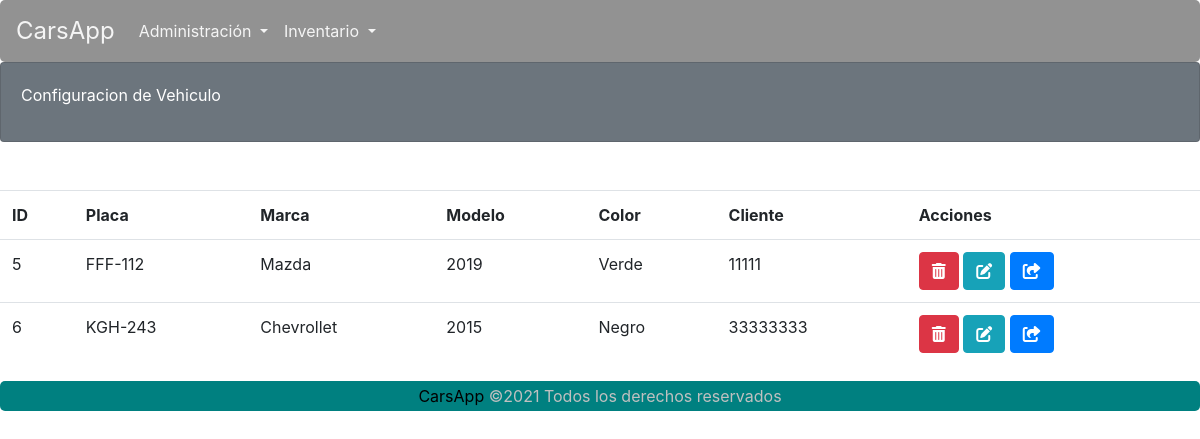
Page /carsapp/vehiculoListar/ on the committed database.
### carsapp/models.py (models this page shows)
class Vehiculo(models.Model):
    id_Vehi = models.AutoField(primary_key=True)
    placa = models.CharField(max_length=7, blank=False, null=False)
    marca = models.CharField(max_length=30, blank=False, null=False)
    modelo = models.CharField(max_length=4, blank=False, null=False)
    color = models.CharField(max_length=30, blank=False, null=False)
    id_Cliente = models.ForeignKey(Lista_Cliente, on_delete=CASCADE, null=True)

class Lista_Cliente(models.Model):
    id_Cliente = models.IntegerField(primary_key=True)
    tipo_Documento = models.CharField(max_length=15, blank=False, null=True)
    tipo_Cliente = models.CharField(max_length=30, blank=False, null=False)
    nombre_Cliente = models.CharField(max_length=30, blank=False, null=False)
    apellido_Cliente = models.CharField(max_length=30, blank=False, null=False)
    email_Cliente = models.EmailField(blank=False, null=False)
    telefono_Cliente = models.CharField(max_length=15, blank=False, null=False)

### carsapp/views.py (the view)
# urls.py: path('vehiculoListar/', views.VehiculoLista.as_view(), name='vehiculoListar'),
class VehiculoLista(ListView):
    template_name = 'carsapp/vehiculoListar.html'
    queryset = Vehiculo.objects.all()
    paginate_by = 7
    def get_context_data(self, **kwargs):
        context = super().get_context_data(**kwargs)
        context['cliente'] = Lista_Cliente.objects.all()
        print(context)
        return context

### carsapp/templates/carsapp/vehiculoListar.html (shortened to what this page needs)
{% extends 'carsapp/base.html' %}
{% load static %}
{% block contenedor %}
<div class="card text-white bg-secondary">
    <div class="card-body">
        <div>
            Configuracion de Vehiculo
        </div>
    </div>
</div>
    <br>
    <br />
    {% if object_list %}
    <table class="table table-hover">
        <tr>
            <th>ID</th>
            <th>Placa</th>
            <th>Marca</th>
            <th>Modelo</th>
            <th>Color</th>
            <th>Cliente</th>
            <th>Acciones</th>
        </tr>
        {% for registro in object_list %}
        <tr>
            <td>{{ registro.id_Vehi }}</td>
            <td>{{ registro.placa }}</td>
            <td>{{ registro.marca }}</td>
            <td>{{ registro.modelo }}</td>
            <td>{{ registro.color }}</td>
            <td>{{ registro.id_Cliente.id_Cliente }}</td>
            <td>
                <abbr title="Eliminar vehículo"><a class="btn btn-danger" href="javascript:vehiculo_Eliminar('{% url 'carsapp:vehiculoEliminar' registro.id_Vehi %}')" role="button"><i class="fas fa-trash-alt"></i></a></abbr>
                <abbr title="Actualizar datos"><a class="btn btn-info" href="{% url 'carsapp:vehiculoFormActualizar' registro.id_Vehi %}" role="button"><i class="fas fa-edit"></i></a></abbr>
                <abbr title="Enviar a revisión"><a class="btn btn-primary" href="javascript:vehiculo_Enviar('{% url 'carsapp:crearRevision' registro.id_Vehi %}')" role="button"><i class="fas fa-share-square"></i></a></abbr>
            </td>
        </tr>
        {% endfor %}
    </table>
    {% else %}
    No hay datos aún.
    {% endif %}
{% endblock %}

### carsapp/static/carsapp/CSS/estilos.css (style rules this page uses)
* { margin: 0; padding: 0; }
.card-body > div { display: inline-block; }
.card { height: 10vh; }
h4, h2,small,a { margin: 0; padding: 0; color: black; }
a { text-decoration: none; }

### rows in the picture
Vehiculo: id_Vehi "5", placa "FFF-112", marca "Mazda", modelo "2019", color "Verde", id_Cliente.id_Cliente "11111"
Vehiculo: id_Vehi "6", placa "KGH-243", marca "Chevrollet", modelo "2015", color "Negro", id_Cliente.id_Cliente "33333333"
